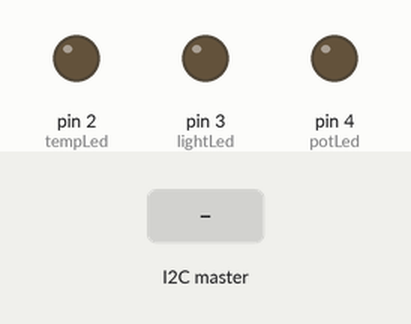
Simulated run of this sketch. Board: Arduino Uno, built with avr-gcc and run on an emulated ATmega328P. Parts: output pins drawn as LEDs (lit = HIGH). The inputs (shaded band) are chosen by the test bench.

Above: at 1.2 s.
1.3 s: the I2C master sends the byte 1
At 2.5 s:
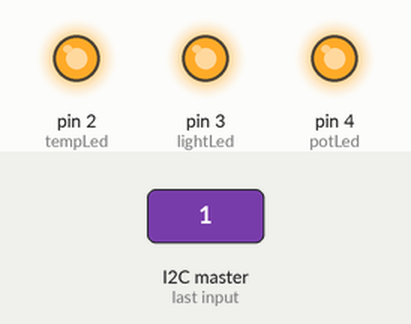
2.8 s: the I2C master sends the byte 0
At 3.7 s:
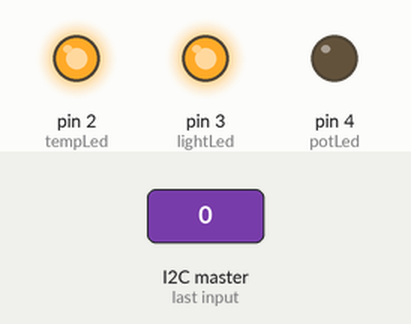
4.3 s: the I2C master sends the byte 2
At 4.9 s:
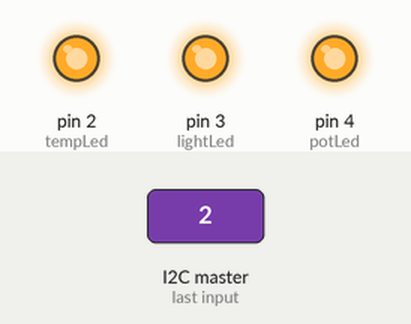
Timing chart, 0 to 7.3 s (numbered marks = the images above; inputs shaded):
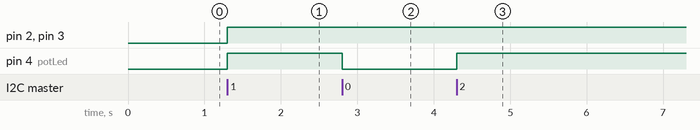

Measured:
- after the input at 1.3 s, pin 2 (tempLed), pin 3 (lightLed), pin 4 (potLed): LOW → HIGH at once
- after the input at 2.8 s, pin 4 (potLed): HIGH → LOW at once
- after the input at 4.3 s, pin 4 (potLed): LOW → HIGH at once

The sketch:

Lab3_slave.ino
```cpp
#include <Wire.h>

/*
  ASE Lab 2
  Joao Neves 70171
  Luis Ribeiro Gomes ?????
  Miguel Carvalho 77034
  15/11/2016

 */

const int potLed = 4; // Normal pin the pot led is attached to
const int lightLed = 3; //PWM pin for the light led
const int tempLed = 2; // Normal pin the tempreature led is attached to

/*
 * The slave is always sleeping unless it receives a packet from the master,
 * in which case it immediately updates the LEDs
 */

void callbackFunction(int i){
  byte potBlinkOn = Wire.read();
  byte lightLedIntensity = Wire.read();
  byte tempOn = Wire.read();

  digitalWrite(potLed, (potBlinkOn)?HIGH:LOW);
  analogWrite(lightLed, lightLedIntensity);
  digitalWrite(tempLed, tempOn);
}

void setup() {
  // initialize serial communications at 9600 bps:
  Serial.begin(9600);
  Wire.begin(8);
  Wire.onReceive(callbackFunction);

  pinMode(potLed, OUTPUT);
  pinMode(lightLed, OUTPUT);
  pinMode(tempLed, OUTPUT);
}

void loop() {
  delay(1000);
}
```
